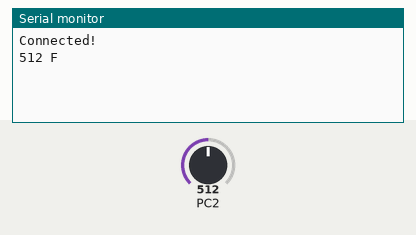
Recording of a program running on a simulated ATmega328P, built with avr-gcc and emulated at 16 MHz. Parts: the last lines printed to the serial monitor. Inputs (shaded band) come from the test bench; at power-on: PC2 = 512.

Above: at 1.8 s.
1.9 s: PC2 set to 105
At 3.2 s:
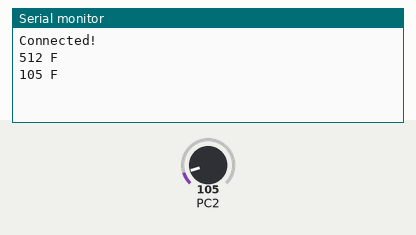
3.4 s: PC2 set to 88
At 4.6 s:
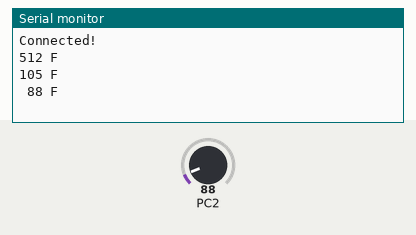
6.3 s: PC2 set to 11
At 7.6 s:
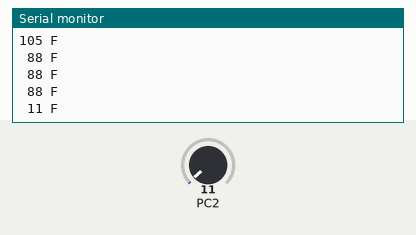
7.8 s: PC2 set to 8
At 9.4 s:
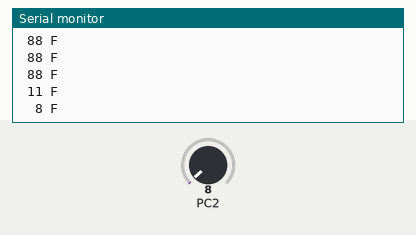

Measured:
- the behaviour switches between 100 and 99 on PC2 (found by bisection; images 1 and 2)
- the behaviour switches between 10 and 9 on PC2 (found by bisection; images 3 and 4)
- after the input at 1.9 s, the serial monitor: prints a new line after 0.51 s (image 1)
- after the input at 3.4 s, the serial monitor: prints a new line after 0.21 s (image 2)
- after the input at 6.3 s, the serial monitor: prints a new line after 0.93 s (image 3)
- after the input at 7.8 s, the serial monitor: prints a new line after 0.64 s (image 4)

The program:

main.c
```c
#define F_CPU 16000000UL //16MHz
#define BAUD 9600 //Baud Rate
#define MYUBRR F_CPU/16/BAUD-1 //calculate Baud

#include <avr/io.h>
#include <util/delay.h>
#include <stdio.h>
#include <avr/interrupt.h>

void read_adc(void);  //Read ADC
void adc_init(void);  //initialize ADC
void USART_init( unsigned int ubrr ); //initialize USART
void USART_tx_string(char *data); //Print String USART
volatile unsigned int adc_temp;
char outs[20]; //array

int main(void) {

	adc_init(); // Initialize the ADC (Analog / Digital Converter)
	USART_init(MYUBRR); // Initialize the USART (RS232 interface)
	USART_tx_string("Connected!\r\n"); // shows theres a connection with USART
	_delay_ms(125); // wait a bit

	sei(); //interrupt
	while(1)
	{
	}
}

void adc_init(void)
{

	ADMUX = (0<<REFS1)| // Reference Selection Bits

	(1<<REFS0)| // AVcc - external cap at AREF
	(0<<ADLAR)| // ADC Left Adjust Result
	(0<<MUX2)| // ANalog Channel Selection Bits
	(1<<MUX1)| // ADC2 (PC2 PIN25)
	(0<<MUX0);

	ADCSRA = (1<<ADEN)| // ADC ENable

	(0<<ADSC)| // ADC Start Conversion
	(0<<ADATE)| // ADC Auto Trigger Enable
	(0<<ADIF)| // ADC Interrupt Flag
	(0<<ADIE)| // ADC Interrupt Enable
	(1<<ADPS2)| // ADC Prescaler Select Bits
	(0<<ADPS1)|
	(1<<ADPS0);

	// Timer/Counter1 Interrupt Mask Register

	TIMSK1 |= (1<<TOIE1); // enable overflow interrupt
	TCCR1B |= (1<<CS12)|(1<<CS10); // native clock
	TCNT1 = 49911; //((16MHz/1024)*1)-1 = 15624

}


void read_adc(void) {
	unsigned char i =4;
	adc_temp = 0; //initialize
	while (i--) {
		ADCSRA |= (1<<ADSC);
		while(ADCSRA & (1<<ADSC));
		adc_temp+= ADC;
		_delay_ms(50);
	}
	adc_temp = adc_temp / 4; // Average a few samples

}

/* INIT USART (RS-232) */
void USART_init( unsigned int ubrr ) {
	UBRR0H = (unsigned char)(ubrr>>8);
	UBRR0L = (unsigned char)ubrr;
	UCSR0B = (1 << TXEN0); // Enable receiver, transmitter & RX interrupt
	UCSR0C = (3 << UCSZ00); //asynchronous 8 N 1
}

void USART_tx_string( char *data ) {
	while ((*data != '\0')) {
		while (!(UCSR0A & (1 <<UDRE0)));
		UDR0 = *data;
		data++;
	}
}

ISR(TIMER1_OVF_vect) //timer overflow interrupt to delay for 1 second
{
	read_adc();//read ADC
	snprintf(outs,sizeof(outs),"%3d F \r\n", adc_temp);// print it
	USART_tx_string(outs);
	TCNT1 = 49911; //reset tcnt value for delay
}
```
